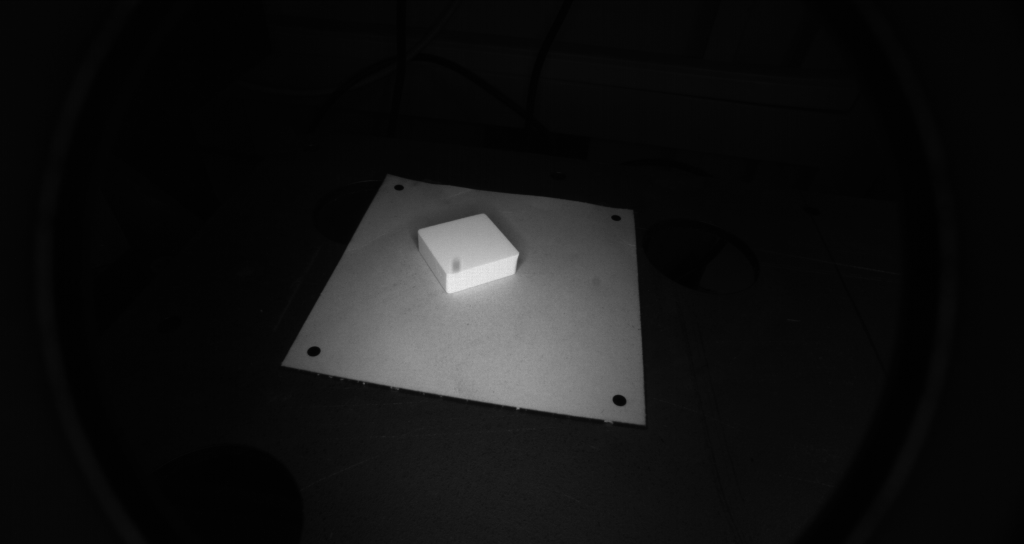
#> input picture data_train/Положение 1/Image__2025-07-15__15-24-18.bmp, 2048 x 1088 px, found by its file name (shown at 1/2 size)
$ jupyter execute --allow-errors processing.ipynb   (shell and % lines are left out)
#> lines starting #> are read from the running program, lines starting #| are printed output that depends on the picture
## Utils

### Visualization

[cell 1]
import numpy as np
import matplotlib.pyplot as plt
import matplotlib.patches as patches
from PIL import Image
from matplotlib.colors import ListedColormap

# [91 lines left out: function show, not called in this run]

### Get points

[cell 2]
import cv2
import numpy as np

# [132 lines left out: function get_points, not called in this run]

### Data finder

[cell 3]
from sklearn.linear_model import LinearRegression
import numpy as np

# Подобрал
pred = np.array([
    [     -19.76,     -19.172],
    [    -10.127,     -2.8887],
    [    -76.228,      5.4855],
    [    -32.025,      73.973],
    [     6.0302,    -0.92795],
    [      34.45,      -15.92],
    [     -33.74,     -23.405],
    [    -57.606,       -52.9],
    [    -8.9866,     -53.086],
    [     59.648,     -55.487],
    [     -38.73,      9.5021]
])

# Из датасэта
true = np.array([
    [          4,           6],
    [          0,           0],
    [         30,          -2],
    [          7,         -26],
    [         -5,          -1],
    [        -15,           5],
    [          8,           0],
    [          7,          18],
    [          4,          18],
    [        -20,          19],
    [         10,          -4]
])

# Обучим модель отдельно по X и Y
reg_x = LinearRegression().fit(pred[:, [0]], true[:, 0])
reg_y = LinearRegression().fit(pred[:, [1]], true[:, 1])

[cell 4]
# [44 lines left out: functions order_points, warp_object_mask, get_mask_centroid, compute_deviation_percentages, not called in this run]

[cell 5]
# [20 lines left out: function get_angle, not called in this run]

### Segmentation

[cell 6]
from ultralytics import YOLO

#> (the rest of this cell did not finish here and is left out)

[cell 7]
def get_masks(image):
    predict = model.predict(image, verbose=False)[0]
    masks = predict.masks.data.cpu().numpy().astype(int)
    labels = predict.boxes.cls.cpu().numpy().astype(int)

    edge_mask = masks[np.where(labels == 0)[0][0].item()] if 0 in labels else np.zeros((352, 640))
    platform_mask = masks[np.where(labels == 1)[0][0].item()] if 1 in labels else np.zeros((352, 640))
    object_mask = masks[np.where(labels == 2)[0][0].item()] if 2 in labels else np.zeros((352, 640))

    return edge_mask, platform_mask, object_mask

## Process

[cell 8]
def get_data(image_path, visualization=False):
#> called with visualization = True
    image_pil = Image.open(image_path).resize((640, 352))
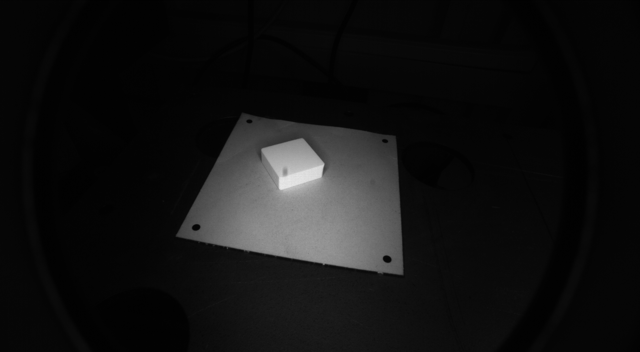
#> image_pil: PIL image 640x352 L; min 1, max 232, mean 18.5
    image_np = np.array(image_pil)

    edge_mask, platform_mask, object_mask = get_masks(image_pil)
    platform_points = get_points(platform_mask)
    tmp_mask = (object_mask + edge_mask).astype(bool).astype(int)
    angle = get_angle(platform_points)

    if visualization:
        instances = [
            {'label': 'edge', 'mask': edge_mask},
            {'label': 'platform', 'mask': platform_mask, 'points': platform_points},
            {'label': 'object', 'mask': object_mask}
        ]
        show(image_np, instances)

    return {
        'angle': angle,
        'coords': compute_deviation_percentages(tmp_mask, platform_points),
        'edge_mask': edge_mask,
        'platform_mask': platform_mask,
        'object_mask': object_mask
    }
